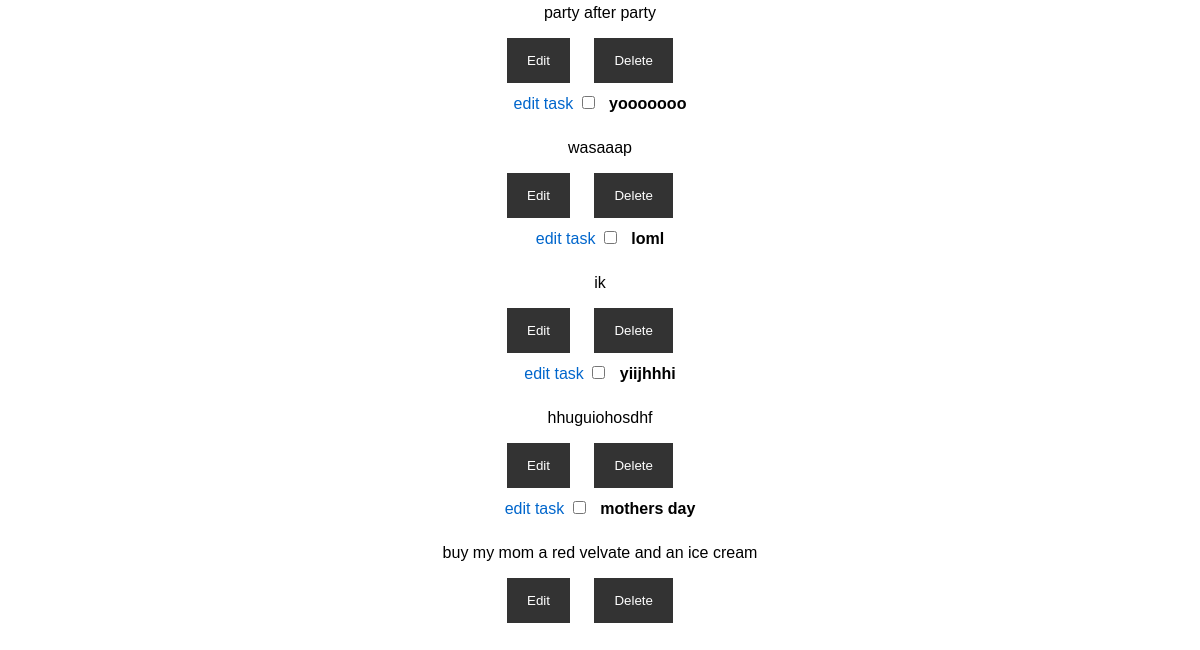
Before: /tasklist/ (lower part) with the older database file.
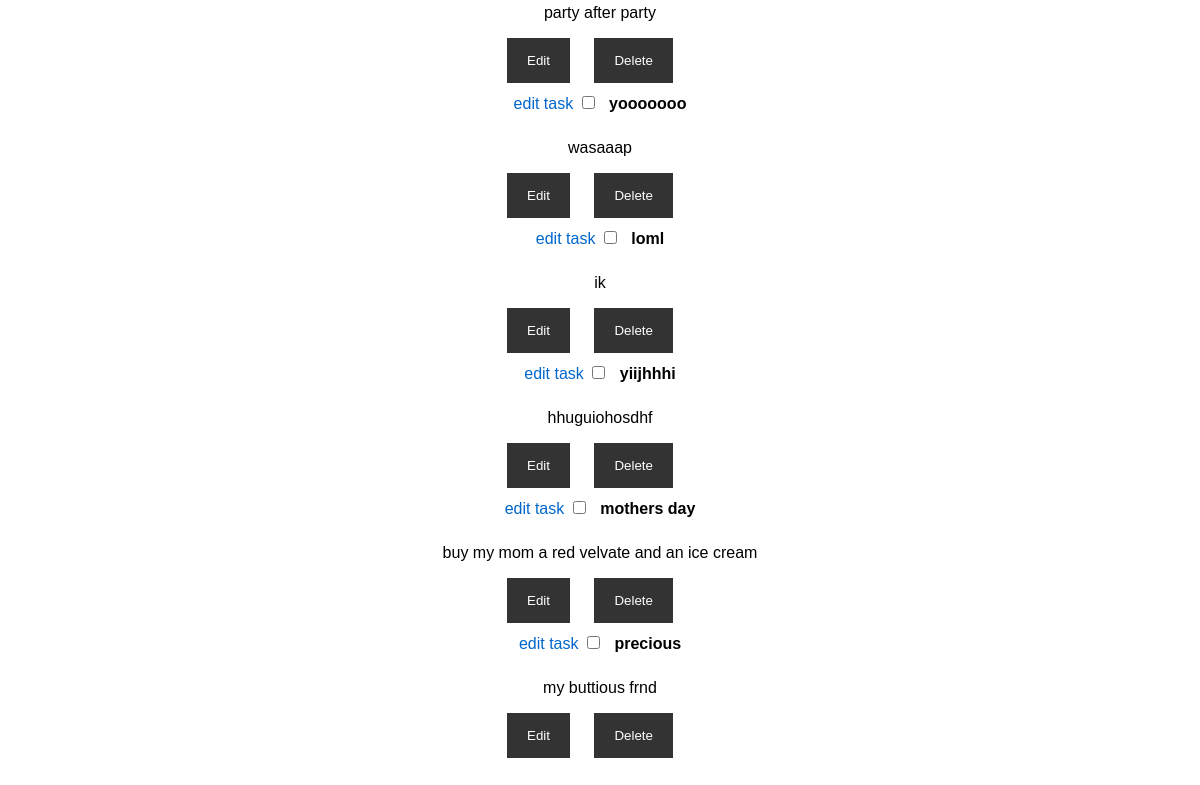
After: the same page with the newer database file.
### tasks/models.py (models this page shows, shortened)
class Task(models.Model):
    title = models.CharField(max_length=200)
    description = models.TextField()
    completed = models.BooleanField(default=False)

### tasks/views.py (the view)
# urls.py: path('tasklist/', views.tasklist, name='tasklist'),
def tasklist(request):
    tasks = Task.objects.all()
    return render(request, 'tasklist.html', {'tasks': tasks})

### tasks/templates/tasklist.html (shortened to what this page needs)
{% extends 'base.html' %}
{% block content %}
{% load static %}
    <link rel="stylesheet" href="{% static 'tasks.css' %}">
    <ul>
        {% for task in tasks %}
            <li>
                <a href="{% url 'edit_task' pk=task.id %}">edit task</a>
                <input type="checkbox" {% if task.completed %}checked{% endif %}>
                <strong>{{ task.title }}</strong>
                <p>{{ task.description }}</p>
                <div class="todo-buttons">
                    <button class="edit-button">Edit</button>
                    <button class="delete-button">Delete</button>
                </div>
            </li>
        {% empty %}
            <li>No tasks yet.</li>
        {% endfor %}
    </ul>
{% endblock %}

### tasks/templates/base.html (shortened to what this page needs)
{% load static %}
<!doctype html>
<html lang="en">
  <head>
    <link rel="stylesheet" type="text/css" href="{%  static 'base.css' %}">
  </head>
  <body>
      {% block content %}
      {% endblock %}
  </body>
</html>

### static/base.css (style rules this page uses)
body { margin: 0; padding: 0; }

### static/tasks.css (style rules this page uses)
body { font-family: Arial, sans-serif; margin: 30px; padding: 20px; text-align: center; }
ul { list-style-type: none; padding: 30px; text-align: center; }
li { margin-bottom: 10px; text-align: center; }
input[type="checkbox"] { margin-right: 10px; }
strong { font-weight: bold; }
a { display: inline-block; margin-bottom: 10px; color: #0066cc; text-decoration: none; }
.todo-buttons button { margin-right: 20px; padding: 15px 20px; background-color: #333; color: #fff; border: none; cursor: pointer; align-items: right; }
.edit-button { background-color: #007bff; }
.delete-button { background-color: #dc3545; }

Changed rows visible on the page:
added Task: title "precious", description "my buttious frnd"
